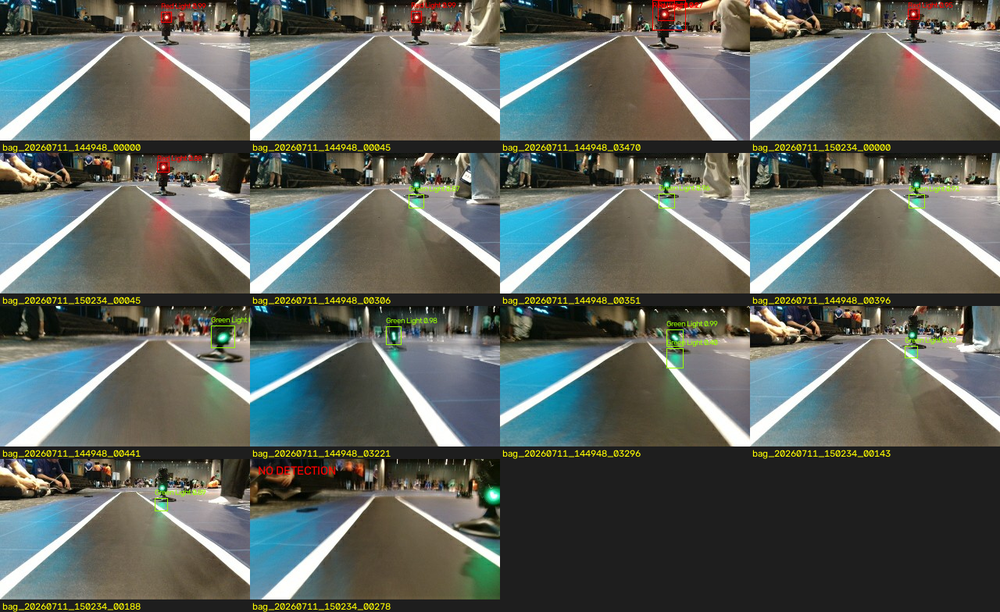
#> input picture scripts/sign_dataset/review/14장_신호등_검출결과_콘택트시트.png, 1000 x 612 px, shrunk from 1280 x 784 before the run
$ python -i extract_candidates.py   (imports and definitions only)
#> lines starting #> are read from the running program, lines starting #| are printed output that depends on the picture; after the words box and inside, x2 and y2 are one past the last pixel; in counts of white or black regions, pixels touching at a corner belong together
#> further down, picture is the input picture: shape (612, 1000, 3); mean B, G, R 94.3, 100.1, 93.4
#!/usr/bin/env python3
"""Extract left/right sign candidate frames from rosbag2 recordings and
draft-label them as a YOLO detection dataset.

This is a standalone data-prep tool. It intentionally does NOT import or
modify `inference.modules.direction_sign.detector` (owned by the traffic-sign
module maintainer) — the blue-circle/white-arrow candidate search below is a
local, throwaway re-implementation used only to generate DRAFT bounding boxes
that a human should review before training. It is not part of the runtime
inference stack.

Usage:
    python3 scripts/sign_dataset/extract_candidates.py \
        --bags-root /mnt/c \
        --bags bag_20260711_144948 bag_20260711_150234 bev_bag bev_bag2 camera_only_01 camera_only_02 \
        --out dataset

Requires: rosbags, opencv-python(-headless), numpy (see scripts/sign_dataset/README.md).
"""

from __future__ import annotations

import argparse
import sys
from dataclasses import dataclass
from pathlib import Path

import cv2
import numpy as np
from rosbags.rosbag2 import Reader
from rosbags.typesys import Stores, get_typestore

# ---------------------------------------------------------------------------
# Draft candidate search (local copy — see module docstring for why this is
# not imported from inference.modules.direction_sign.detector).
# ---------------------------------------------------------------------------

_BLUE_LOWER = np.array([90, 70, 35], dtype=np.uint8)
_BLUE_UPPER = np.array([140, 255, 255], dtype=np.uint8)
_WHITE_LOWER = np.array([0, 0, 170], dtype=np.uint8)
_WHITE_UPPER = np.array([179, 80, 255], dtype=np.uint8)
_MIN_BLUE_AREA_RATIO = 0.001
_MIN_ARROW_PIXELS = 15
_MIN_ARROW_OFFSET_RATIO = 0.012

# Traffic-light candidate search thresholds. These mirror the ranges used by
# the runtime HSV fallback (inference.modules.trafficsign.color_detector) but
# are re-implemented locally for the same reason as the sign search above:
# this is a throwaway draft-labeler, not the runtime detector.
_RED_LOWER1 = np.array([0, 158, 125], dtype=np.uint8)
_RED_UPPER1 = np.array([18, 255, 255], dtype=np.uint8)
_RED_LOWER2 = np.array([169, 158, 125], dtype=np.uint8)
_RED_UPPER2 = np.array([180, 255, 255], dtype=np.uint8)
_GREEN_LOWER = np.array([40, 80, 120], dtype=np.uint8)
_GREEN_UPPER = np.array([90, 255, 255], dtype=np.uint8)
_MIN_LIGHT_AREA_RATIO = 0.0008
_MIN_LIGHT_CIRCULARITY = 0.55
_MAX_LIGHT_ASPECT = 1.4
_MIN_LIGHT_CORE_RATIO = 0.12

LEFT, RIGHT, RED_LIGHT, GREEN_LIGHT = 0, 1, 2, 3
CLASS_NAMES = ('Left Sign', 'Right Sign', 'Red Light', 'Green Light')


@dataclass
class Candidate:
    cls: int  # LEFT=0, RIGHT=1
    x1: int
    y1: int
    x2: int
    y2: int
    score: float


# [62 lines left out: function find_sign_candidates, not called in this run]


def _light_blobs(mask: np.ndarray, value: np.ndarray, frame_area: float, cls: int) -> list[Candidate]:
    kernel = cv2.getStructuringElement(cv2.MORPH_ELLIPSE, (5, 5))
    mask = cv2.morphologyEx(mask, cv2.MORPH_CLOSE, kernel)
    mask = cv2.morphologyEx(mask, cv2.MORPH_OPEN, kernel)
    contours, _ = cv2.findContours(mask, cv2.RETR_EXTERNAL, cv2.CHAIN_APPROX_SIMPLE)

    results: list[Candidate] = []
    for contour in contours:
        area = float(cv2.contourArea(contour))
        if area < frame_area * _MIN_LIGHT_AREA_RATIO:
            continue
        x, y, width, height = cv2.boundingRect(contour)
        if width < 6 or height < 6:
            continue
        aspect = width / float(height)
        if aspect > _MAX_LIGHT_ASPECT or (1.0 / aspect) > _MAX_LIGHT_ASPECT:
            continue
        perimeter = cv2.arcLength(contour, True)
        circularity = 4.0 * np.pi * area / max(perimeter * perimeter, 1e-6)
        if circularity < _MIN_LIGHT_CIRCULARITY:
            continue

        # A real lit LED/lamp blows out to a bright near-white core at its
        # center (specular highlight); flat-colored cloth/plastic clutter
        # does not. Require a minimum fraction of very-high-V pixels inside
        # the blob to reject those false positives.
        region = np.zeros_like(mask)
        cv2.drawContours(region, [contour], -1, 255, thickness=cv2.FILLED)
        core = cv2.bitwise_and(value, value, mask=region)
        hot = core > 230
        core_ratio = float(np.count_nonzero(hot)) / max(float(np.count_nonzero(region)), 1.0)
        if core_ratio < _MIN_LIGHT_CORE_RATIO:
            continue

        # The colored HSV mask often includes a dim diffuse glow/reflection
        # trail (e.g. on the floor below the lamp) attached to the actual
        # bulb. Anchor the box on the hot (near-white) core pixels only —
        # that is the physical lamp housing, not its reflection — instead of
        # the full contour's bounding rect.
        hot_ys, hot_xs = np.nonzero(hot)
        hx, hy = int(hot_xs.min()), int(hot_ys.min())
        hw, hh = int(hot_xs.max() - hx + 1), int(hot_ys.max() - hy + 1)
        x, y, width, height = hx, hy, hw, hh

        score = area * max(circularity, 0.01) * (1.0 + core_ratio)
        pad = int(round(0.6 * max(width, height))) + 3
        x1, y1 = max(0, x - pad), max(0, y - pad)
        x2 = min(mask.shape[1], x + width + pad)
        y2 = min(mask.shape[0], y + height + pad)
        results.append(Candidate(cls, x1, y1, x2, y2, score))
    return results


def find_light_candidates(frame: np.ndarray) -> list[Candidate]:
    """Red/green lit-blob search, returning ALL plausible boxes for human
    review — same draft-only role as find_sign_candidates() above.
    """
    if frame is None or frame.size == 0:
        return []

    hsv = cv2.cvtColor(frame, cv2.COLOR_BGR2HSV)
#> hsv: shape (612, 1000, 3); mean H, S, V 46.5, 65.4, 109.8
    value = hsv[:, :, 2]
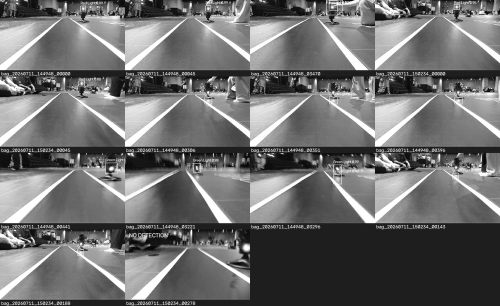
#> value: shape (612, 1000) (shown at 1/2 size); min 0, max 255, mean 109.8
    frame_area = float(frame.shape[0] * frame.shape[1])

    red_mask = cv2.bitwise_or(
        cv2.inRange(hsv, _RED_LOWER1, _RED_UPPER1),
        cv2.inRange(hsv, _RED_LOWER2, _RED_UPPER2),
    )
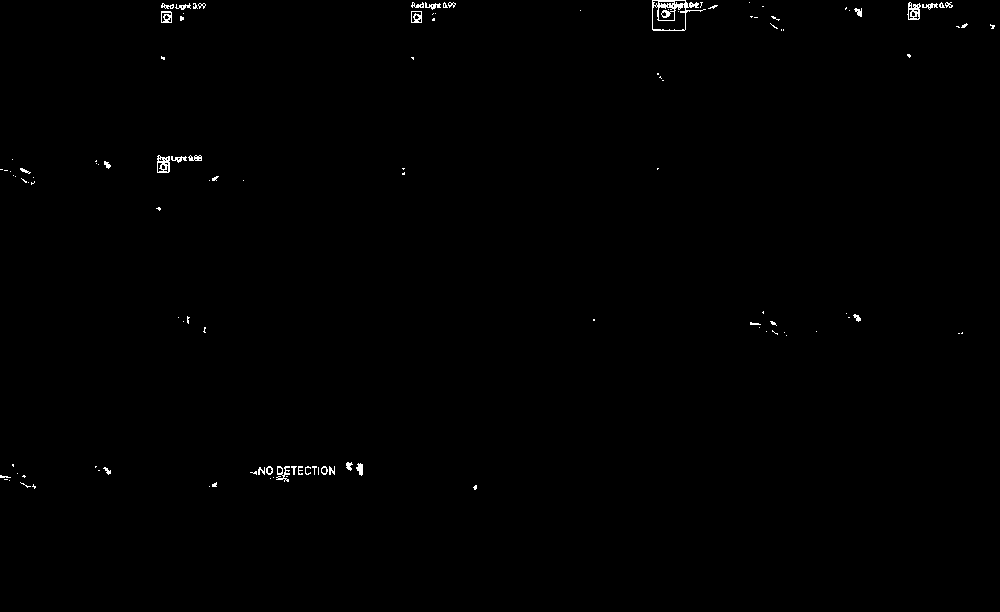
#> red_mask: shape (612, 1000); 0.41% white in thin lines or dots, all inside (x1, y1, x2, y2) = (0, 0, 995, 490)
    green_mask = cv2.inRange(hsv, _GREEN_LOWER, _GREEN_UPPER)
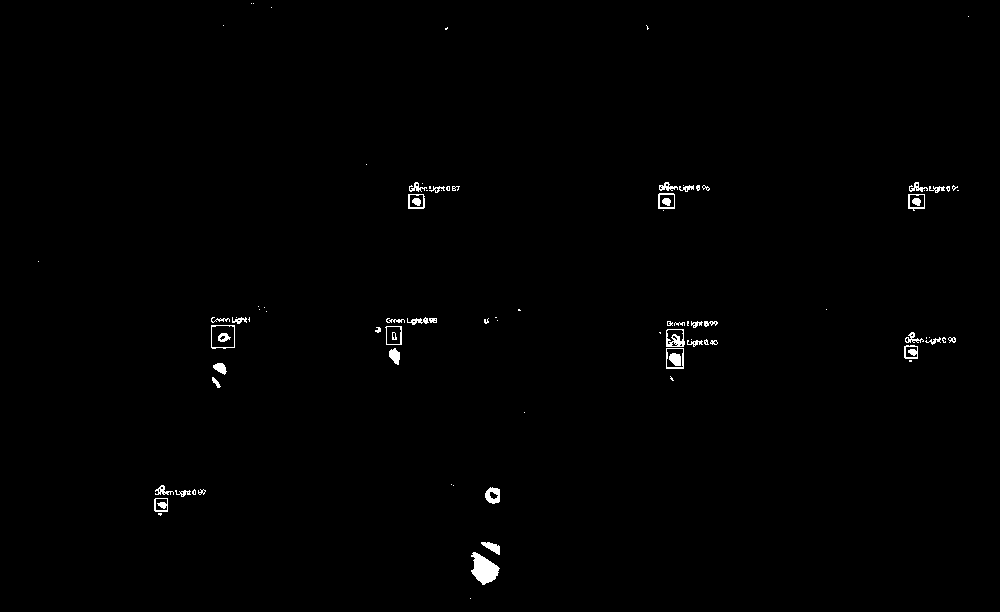
#> green_mask: shape (612, 1000); 0.66% white; 94 white regions (47 under 20 px), largest, box (x1, y1, x2, y2) and area: (471, 552, 500, 585) 568, (666, 329, 685, 347) 184, (485, 487, 500, 504) 170

    results = (
        _light_blobs(red_mask, value, frame_area, RED_LIGHT)
        + _light_blobs(green_mask, value, frame_area, GREEN_LIGHT)
    )
#> in _light_blobs, `mask = cv2.morphologyEx(mask, cv2.MORPH_OPEN, kernel)`:
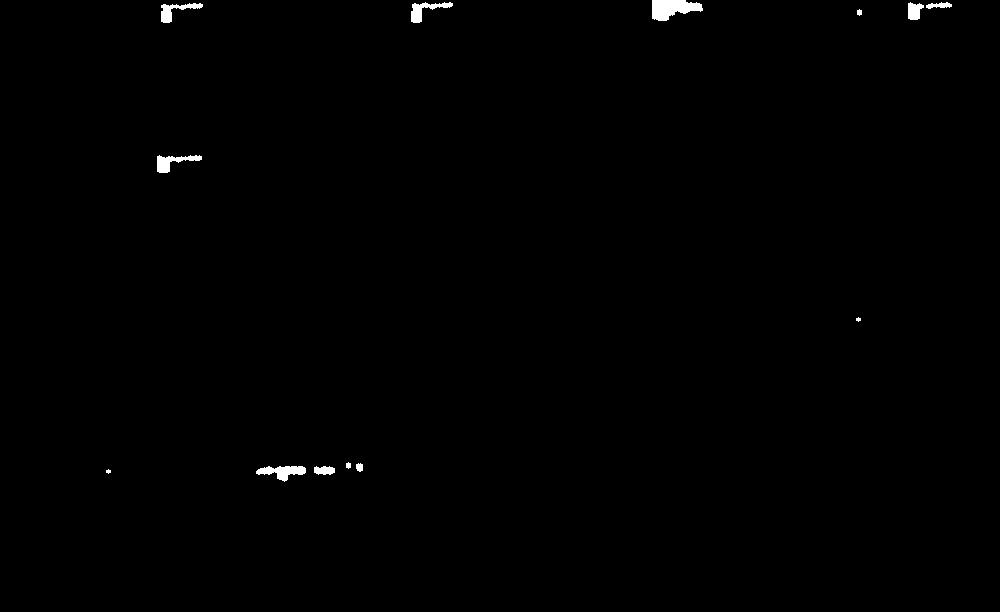
#> mask: shape (612, 1000); 0.45% white; 13 white regions (2 under 20 px)
#> in _light_blobs, `contours, _ = cv2.findContours(mask, cv2.RETR_EXTERNAL, cv2.CHAIN_APPR..`: contours = 13 contours, 4 with area under 20; largest, box (x1, y1, x2, y2) and area: (652, 0, 703, 21) 654, (256, 466, 306, 482) 366, (157, 155, 202, 173) 302, (411, 2, 453, 23) 278, (161, 3, 203, 23) 262
#> the loop in _light_blobs, `for contour in contours:` made 13 passes
#> area on passes 2, 3, 4, 7, 9, 10, 11, 12: 124.5, 366.5, 38.5, 301.5, 261.5, 83, 181, 278
#> after the loop in _light_blobs, `for contour in contours:`: results = []
#> call 2 of _light_blobs, with frame_area = 612000
#> in _light_blobs (call 2), `kernel = cv2.getStructuringElement(cv2.MORPH_ELLIPSE, (5, 5))`: kernel = [[0, 0, 1, 0, 0], [1, 1, 1, 1, 1], [1, 1, 1, 1, 1], [1, 1, 1, 1, 1], [0, 0, 1, 0, 0]]
#> in _light_blobs (call 2), `mask = cv2.morphologyEx(mask, cv2.MORPH_CLOSE, kernel)`:
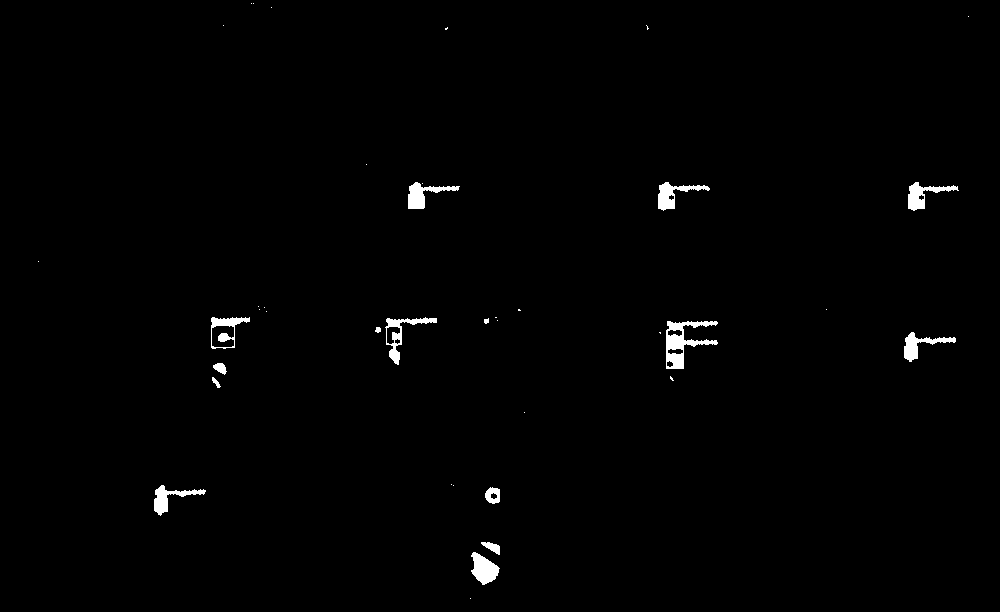
#> mask: shape (612, 1000); 0.94% white; 39 white regions (24 under 20 px), largest, box (x1, y1, x2, y2) and area: (666, 321, 718, 369) 981, (471, 552, 500, 585) 575, (385, 317, 437, 365) 557
#> in _light_blobs (call 2), `mask = cv2.morphologyEx(mask, cv2.MORPH_OPEN, kernel)`:
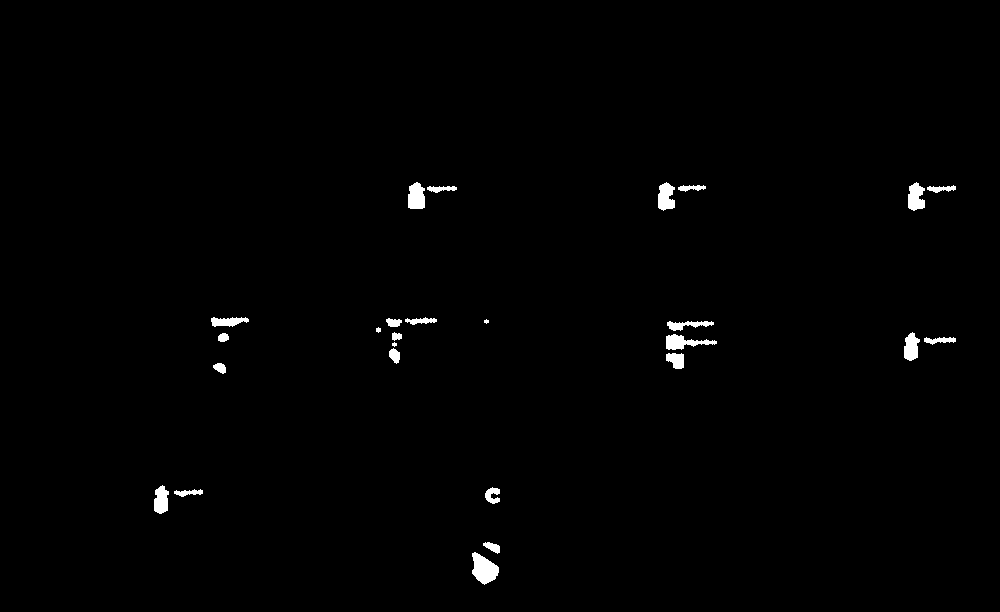
#> mask: shape (612, 1000); 0.83% white; 26 white regions (2 under 20 px)
#> in _light_blobs (call 2), `contours, _ = cv2.findContours(mask, cv2.RETR_EXTERNAL, cv2.CHAIN_APPR..`: contours = 26 contours, 3 with area under 20; largest, box (x1, y1, x2, y2) and area: (472, 552, 499, 585) 524, (408, 182, 425, 209) 350, (666, 334, 717, 350) 340, (658, 182, 675, 211) 330, (908, 182, 925, 211) 324
#> the loop in _light_blobs (call 2), `for contour in contours:` made 26 passes
#> area on passes 2, 3, 4, 5, 6, 7, 8, 10: 96, 98.5, 133, 291.5, 82, 192.5, 102.5, 116
#> after the loop in _light_blobs (call 2), `for contour in contours:`:
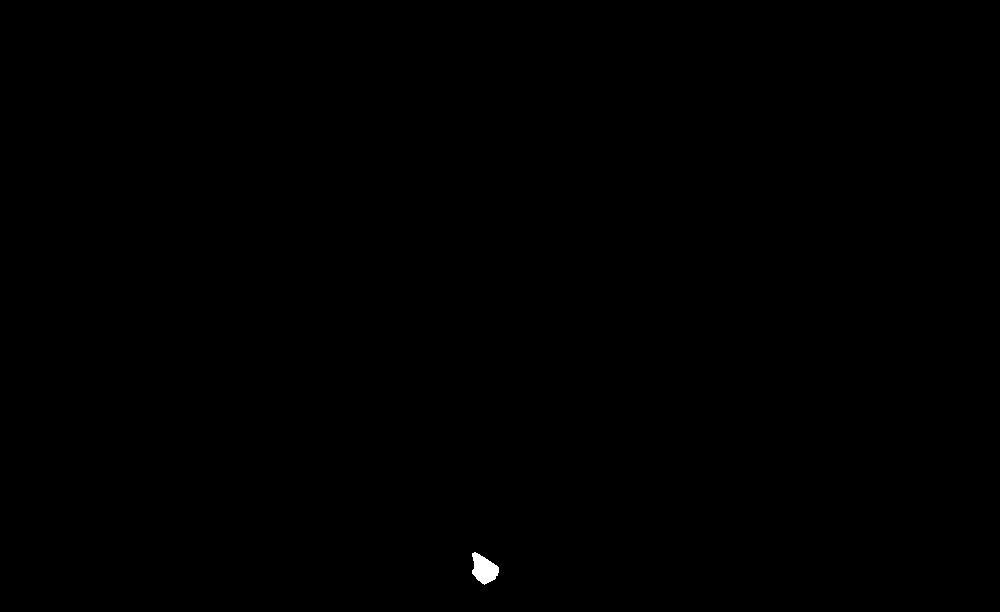
#> region: shape (612, 1000); 0.09% white; 1 white region, box (x1, y1, x2, y2) and area: (472, 552, 499, 585) 566
#> results = []
    results.sort(key=lambda c: c.score, reverse=True)
    return results


# ---------------------------------------------------------------------------
# Bag iteration
# ---------------------------------------------------------------------------


# [107 lines left out: functions iter_bag_frames, to_yolo_label, draw_overlay, main, not called in this run]


# [2 lines not run here, left out]

>>> import cv2
>>> picture = cv2.imread('review/14장_신호등_검출결과_콘택트시트.png')
>>> result = find_light_candidates(picture)
#> result = []
